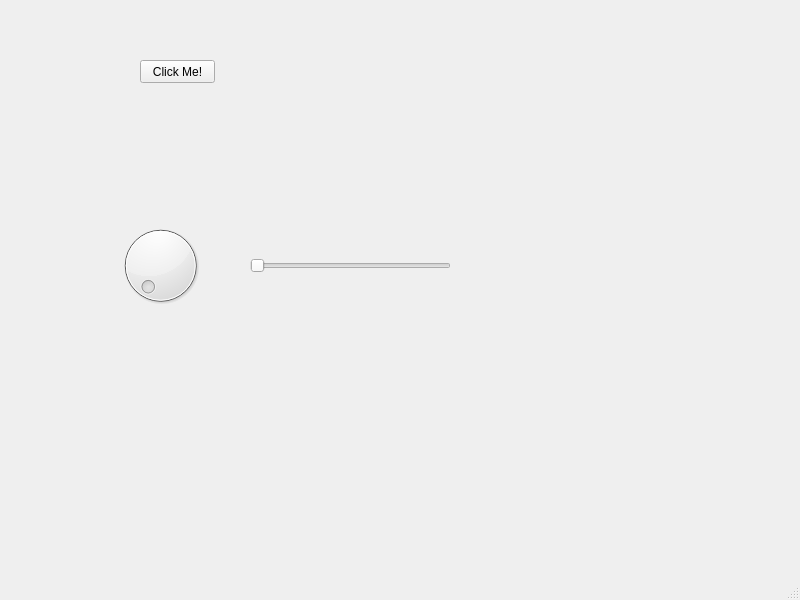
<?xml version="1.0" encoding="UTF-8"?>
<ui version="4.0">
 <class>MainWindow</class>
 <widget class="QMainWindow" name="MainWindow">
  <property name="geometry">
   <rect>
    <x>0</x>
    <y>0</y>
    <width>800</width>
    <height>600</height>
   </rect>
  </property>
  <property name="windowTitle">
   <string>MainWindow</string>
  </property>
  <widget class="QWidget" name="centralwidget">
   <widget class="QPushButton" name="ClickMe_Button">
    <property name="geometry">
     <rect>
      <x>140</x>
      <y>60</y>
      <width>75</width>
      <height>23</height>
     </rect>
    </property>
    <property name="text">
     <string>Click Me!</string>
    </property>
   </widget>
   <widget class="QDial" name="dial">
    <property name="geometry">
     <rect>
      <x>110</x>
      <y>220</y>
      <width>101</width>
      <height>91</height>
     </rect>
    </property>
   </widget>
   <widget class="QSlider" name="horizontalSlider">
    <property name="geometry">
     <rect>
      <x>250</x>
      <y>240</y>
      <width>201</width>
      <height>51</height>
     </rect>
    </property>
    <property name="orientation">
     <enum>Qt::Horizontal</enum>
    </property>
   </widget>
  </widget>
  <widget class="QMenuBar" name="menubar">
   <property name="geometry">
    <rect>
     <x>0</x>
     <y>0</y>
     <width>800</width>
     <height>21</height>
    </rect>
   </property>
  </widget>
  <widget class="QStatusBar" name="statusbar"/>
 </widget>
 <resources/>
 <connections/>
</ui>
